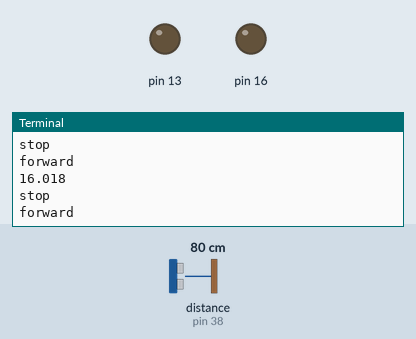
A program run on a simulated Raspberry Pi (header pin numbers). Shown: output pins drawn as LEDs (lit = HIGH), the last lines printed to the terminal. The test bench sets the inputs (shaded band); at power-on: distance to the obstacle (sensor on pin 38) 80 cm. The echo pulse lasts 58.3 µs per cm; the clock reads 2024-03-15 10:24:30 at power-on unless the program sets it; pins used as bus, display or sensor lines are not drawn.

Above: at 1.2 s.
1.3 s: distance to the obstacle (sensor on pin 38) set to 2 cm
At 3.0 s:
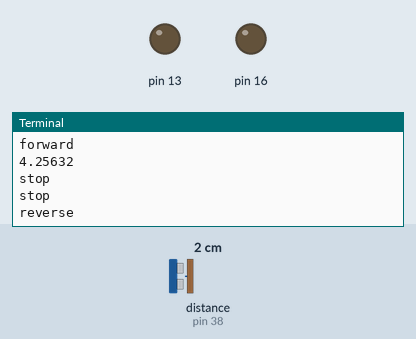
At 7.4 s:
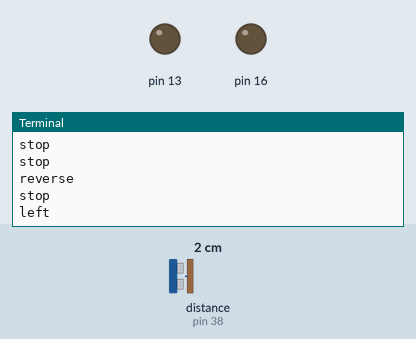
Timing chart, 0 to 8.9 s (numbered marks = the images above; inputs shaded):
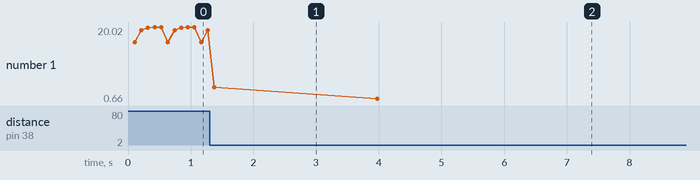

Measured:
- after the input at 1.3 s, the terminal: prints a new line after 0.07 s (image 1)
- plotted number 1: 19.22 → 0.66 after the input at 1.3 s

The program:

aut.py
```python
import RPi.GPIO as gpio
import time
import sys
import random

gpio.setmode(gpio.BOARD)
TRIG = 40
ECHO = 38

gpio.setup(TRIG, gpio.OUT)
gpio.setup(ECHO, gpio.IN)

def init():
    print 'stop'
    gpio.setmode(gpio.BOARD)
    gpio.setup(11, gpio.OUT)
    gpio.setup(13, gpio.OUT)
    gpio.setup(15, gpio.OUT)
    gpio.setup(16, gpio.OUT)
    gpio.setwarnings(False)

def forward():
    init()
    print 'forward'
    gpio.output(11, True)
    gpio.output(13, False)
    gpio.output(15, True)
    gpio.output(16, False)
    gpio.cleanup()

def reverse():
    init()
    print 'reverse'
    gpio.output(11, False)
    gpio.output(13, True)
    gpio.output(15, False)
    gpio.output(16, True)
    gpio.cleanup()

def turn_left():
    init()
    print 'left'
    gpio.output(11, True)
    gpio.output(13, True)
    gpio.output(15, True)
    gpio.output(16, False)
    gpio.cleanup()

def turn_right():
    init()
    print 'right'
    gpio.output(11, True)
    gpio.output(13, False)
    gpio.output(15, True)
    gpio.output(16, True)
    gpio.cleanup()


init()
count=0
while True:
  i=0
  avgDistance=0
  for i in range(5):
      gpio.setmode(gpio.BOARD)
      TRIG = 40
      ECHO = 38

      gpio.setup(TRIG, gpio.OUT)
      gpio.setup(ECHO, gpio.IN)
      gpio.output(TRIG, False)                 #Set TRIG as LOW
      time.sleep(0.1)                                   #Delay

      gpio.output(TRIG, True)                  #Set TRIG as HIGH
      time.sleep(0.00001)                           #Delay of 0.00001 seconds
      gpio.output(TRIG, False)                 #Set TRIG as LOW

      while gpio.input(ECHO)==0:              #Check whether the ECHO is LOW
        pulse_start = time.time()

      while gpio.input(ECHO)==1:              #Check whether the ECHO is HIGH
        pulse_end = time.time()

      pulse_duration = pulse_end - pulse_start #time to get back the pulse to sensor

      distance = pulse_duration * 17150        #Multiply pulse duration by 17150 (34300/2) to get distance
      distance = round(distance,2)                 #Round to two decimal points
      avgDistance=avgDistance+distance

      avgDistance=avgDistance/5
      print avgDistance
      flag=0
      if avgDistance < 15:      #Check whether the distance is within 15 cm range
          count=count+1
          init()
          time.sleep(1)
          reverse()
          time.sleep(1.5)
          if (count%3 ==1) & (flag==0):
              turn_right()
              flag=1
          else:
              turn_left()
              flag=0
              time.sleep(1.5)
              init()
              time.sleep(1)

      else:
          forward()
          flag =0
```
